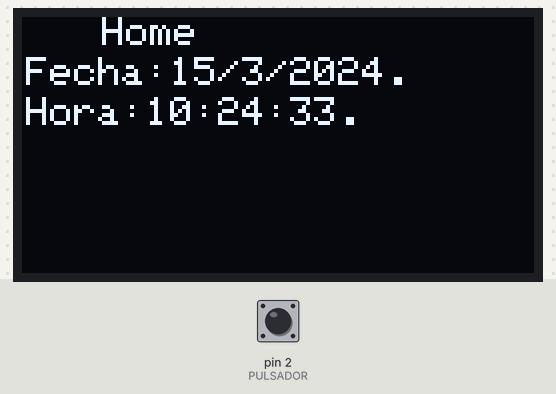
A sketch run on a simulated Arduino Uno, built with avr-gcc and run on an emulated ATmega328P. Parts: 128×64 one-colour display. Inputs (shaded band) come from the test bench; at power-on: pin 2 (PULSADOR) LOW. The display library's start-up logo is not drawn; the local clock reads 2024-03-15 10:24:30 at power-on unless the sketch sets it.

Above: at 3.2 s.
4.3 s: pin 2 (PULSADOR) pulled HIGH for 1 s
At 6.3 s:
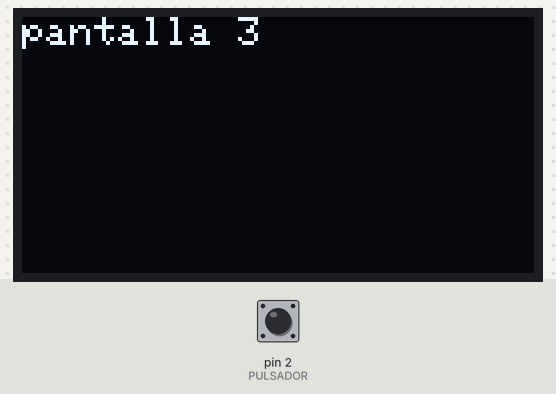
6.8 s: pin 2 (PULSADOR) pulled HIGH for 0.7 s
At 9.2 s:
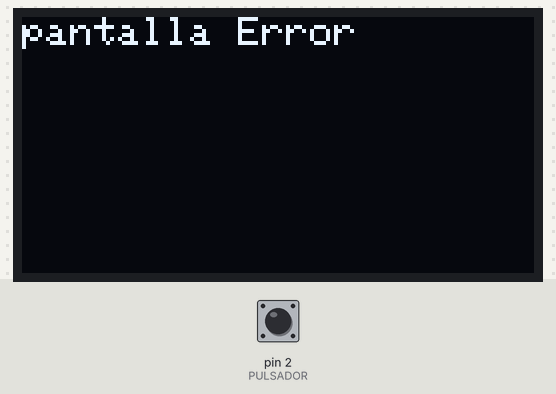
10.6 s: pin 2 (PULSADOR) pulled HIGH for 3.2 s
At 15.0 s:
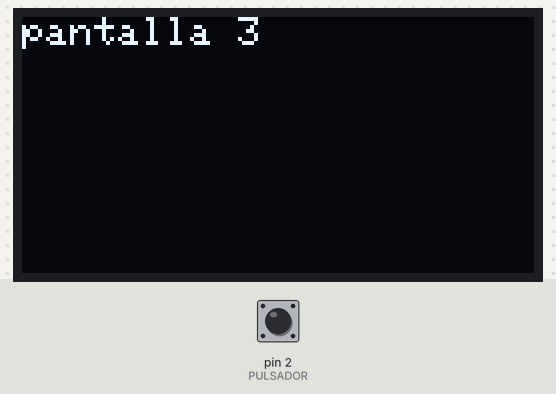
15.3 s: pin 2 (PULSADOR) pulled HIGH for 0.7 s
At 18.3 s:
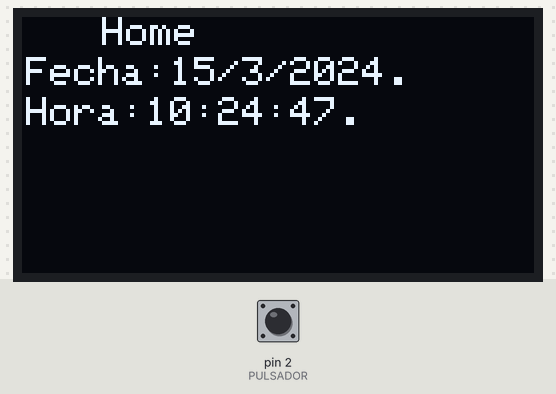
Timing chart, 0 to 19.8 s (numbered marks = the images above; inputs shaded):
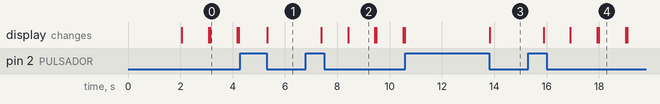

Measured:
- after the input at 4.3 s, the display: changes after 1.0 s (image 1)
- after the input at 6.8 s, the display: first changes after 0.58 s (image 2 shows a later state)
- after the input at 10.6 s, the display: changes after 3.2 s (image 3)
- after the input at 15.3 s, the display: first changes after 0.58 s (image 4 shows a later state)
- what the display in image 0 shows lasts 1.1 s, from 3.1 s to 4.2 s

The sketch:

proyecto.ino
```cpp
#include <SPI.h>
#include <Wire.h>
#include <RTClib.h>
#include <Adafruit_GFX.h>
#include <Adafruit_SSD1306.h>
#define SCREEN_WIDTH 128
#define SCREEN_HEIGHT 64
#define NUMFLAKES     10 // Number of snowflakes in the animation example
#define LOGO_HEIGHT   16
#define LOGO_WIDTH    16
#define OLED_RESET     4 // Reset pin # (or -1 if sharing Arduino reset pin)
#define OPTIONS        4
int PULSADOR = 2;
int ESTADO = 0;
int screen = 1;
RTC_DS1307 RTC;
Adafruit_SSD1306 display(SCREEN_WIDTH, SCREEN_HEIGHT, &Wire, OLED_RESET);


void setup() {
  Serial.begin(9600);
  if(!display.begin(SSD1306_SWITCHCAPVCC, 0x3D)) { // Address 0x3D for 128x64
    Serial.println(F("SSD1306 allocation failed"));
    for(;;); // Don't proceed, loop forever
  }
  pinMode(PULSADOR,INPUT);
  RTC.begin();
  display.display();
  delay(2000);
  display.clearDisplay();
  display.invertDisplay(true);
  delay(1000);
  display.invertDisplay(false);
}

void loop() {
  switch (screen) {
  case 1:
    home();
    break;
  case 2:
    cronometro();
    break;
  case 3:
    prueba("pantalla 3");
    break;
  case 4:
    prueba("pantalla 4");
    break;
  default:
    prueba("pantalla Error");
    screen = 1;
    break;
}
  if(digitalRead(PULSADOR)==HIGH && ESTADO == 0){
    ESTADO = 1;
    if(screen <OPTIONS){
      screen=screen+1;
    }else{
      screen=0;
    }
  }
  if(digitalRead(PULSADOR)==LOW && ESTADO == 1){
    ESTADO = 0;
    if(screen <OPTIONS){
      screen=screen+1;
    }else{
      screen=0;
    }
  }
}


void prueba(String numpant){
  display.clearDisplay();
  printi(1,0,0,numpant);
  delay(1000);
}

void home(){
  DateTime now=RTC.now();
  String fecha ="Fecha:"+String(now.day())+"/"+String(now.month())+"/"+String(now.year())+".";
  String hora = "Hora:"+String(now.hour())+":"+String(now.minute())+":"+String(now.second())+".";
  display.clearDisplay();
  printi(1,20,0,"Home");
  printi(1,1,10,fecha);
  printi(1,1,20,hora);
  delay(1000);
}

void cronometro(){
  //aqui escriben codigo
}
void printi(int size,int x, int y,String text){
  display.setTextSize(size);             // Normal 1:1 pixel scale
  display.setTextColor(SSD1306_WHITE);        // Draw white text
  display.setCursor(x,y);             // Start at top-left corner
  display.println((text));
  display.display();
}
```
